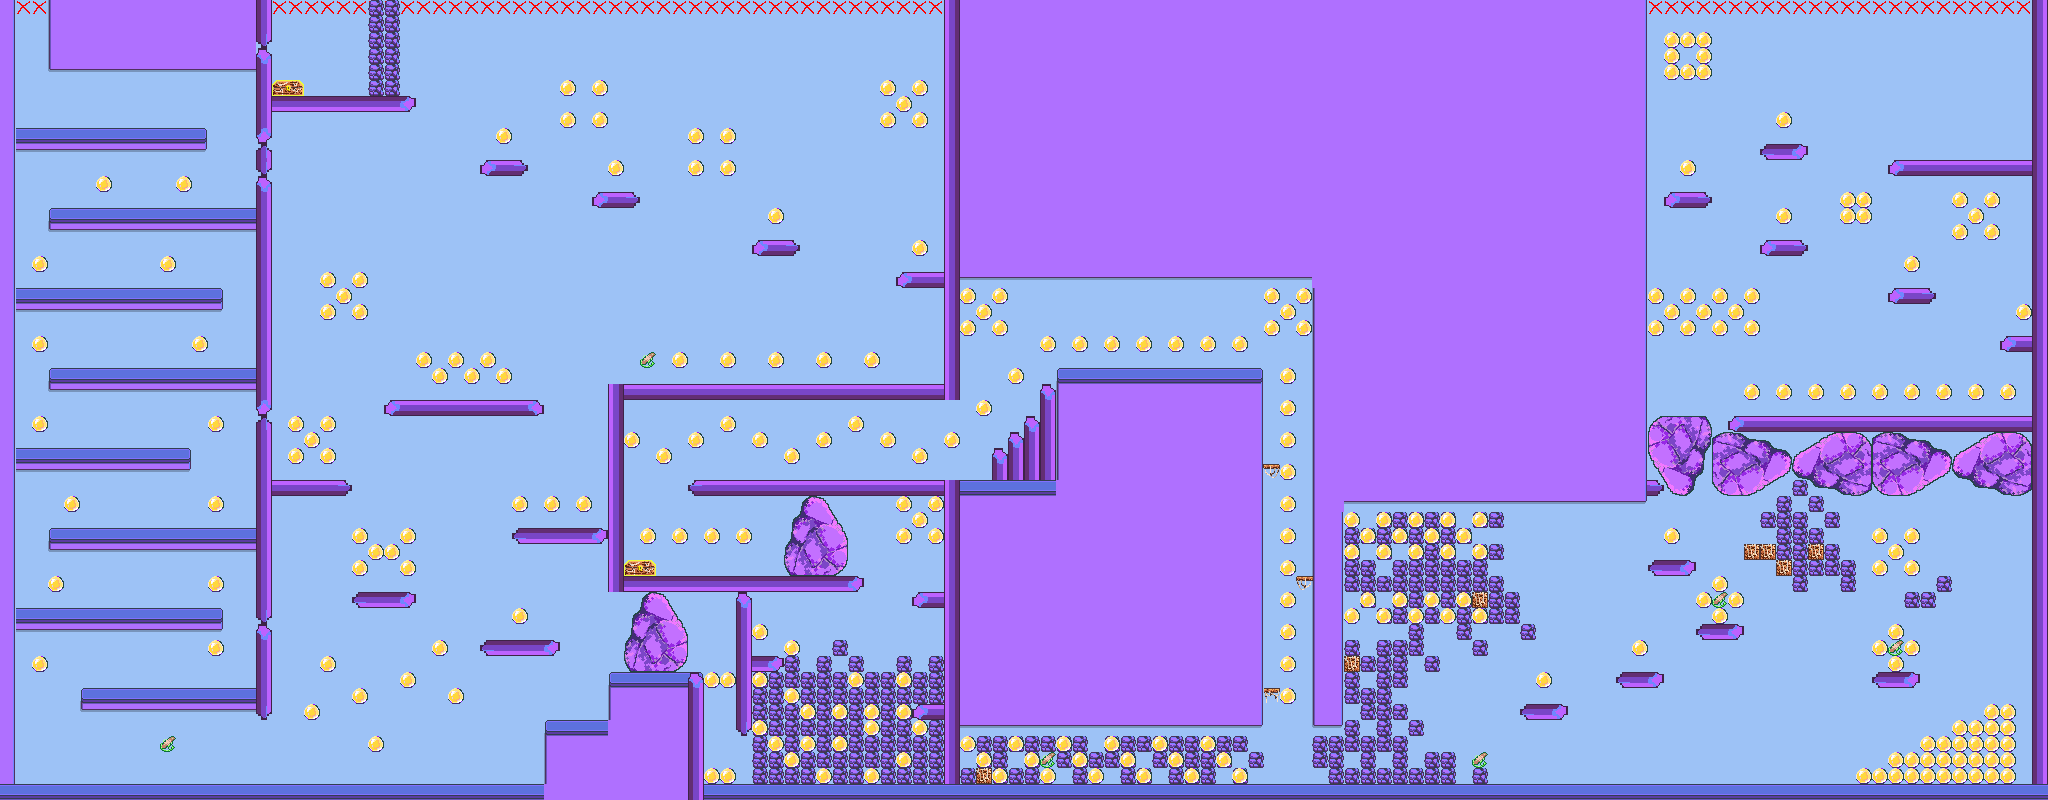

This game map was drawn from its Tiled (.tmx) file and the tilesets committed beside it. A one-line description and the trimmed map source follow:
An orthogonal 128x50 tile map with 16x16 px tiles, 8 tile layers (backgroundBot, backgroundMid, backgroundTop, invisibleTiles, ...).

<map version="1.10" tiledversion="1.10.1" orientation="orthogonal" renderorder="right-down" width="128" height="50" tilewidth="16" tileheight="16" infinite="0" nextlayerid="10" nextobjectid="1">
 <editorsettings>
  <export target="level_2.json" format="json" />
 </editorsettings>
 <tileset firstgid="1" name="atlasImage" tilewidth="16" tileheight="16" tilecount="1600" columns="64">
  <image source="../atlas/atlas.png" width="1024" height="400" />
 </tileset>
 <layer id="1" name="backgroundBot" width="128" height="50">
  <data>[6400 cells, 6400 non-empty, 1 distinct tile ids]</data>
 </layer>
 <layer id="2" name="backgroundMid" width="128" height="50">
  <data>[6400 cells, 4 non-empty, 3 distinct tile ids]</data>
 </layer>
 <layer id="3" name="backgroundTop" width="128" height="50">
  <data>[6400 cells, 3 non-empty, 1 distinct tile ids]</data>
 </layer>
 <layer id="8" name="invisibleTiles" width="128" height="50">
  <data>[6400 cells, 160 non-empty, 1 distinct tile ids]</data>
 </layer>
 <layer id="4" name="terrain" width="128" height="50">
  <data>[6400 cells, 2336 non-empty, 18 distinct tile ids]</data>
 </layer>
 <layer id="5" name="breakableTiles" width="128" height="50">
  <data>[6400 cells, 384 non-empty, 20 distinct tile ids]</data>
 </layer>
 <layer id="9" name="coinTiles" width="128" height="50">
  <data>[6400 cells, 272 non-empty, 1 distinct tile ids]</data>
 </layer>
 <layer id="6" name="interactableTiles" width="128" height="50">
  <data>[6400 cells, 10 non-empty, 3 distinct tile ids]</data>
 </layer>
</map>